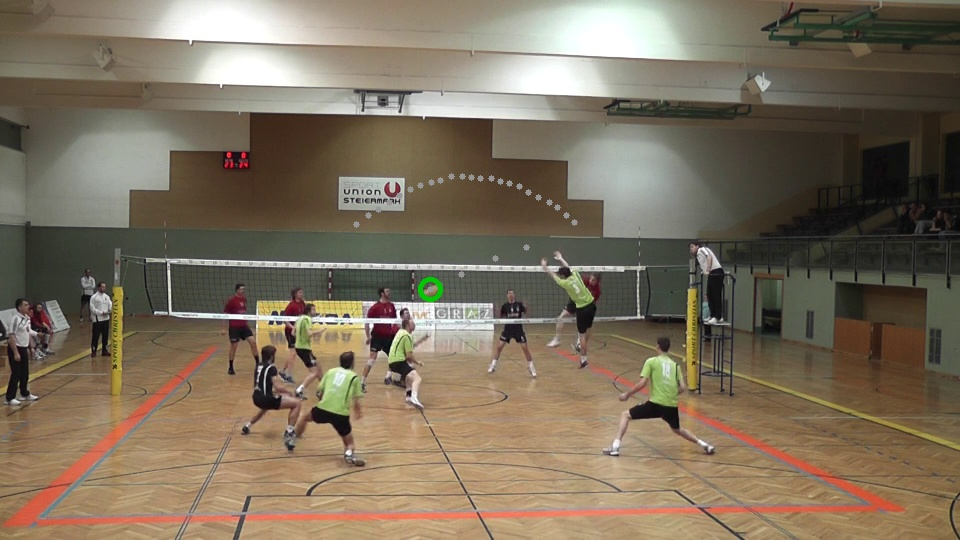
#> input picture images/ball.jpg, 960 x 540 px
$ python -i high.py   (imports and definitions only)
#> lines starting #> are read from the running program, lines starting #| are printed output that depends on the picture
import sys
import cv2 as cv
import os


def check_dir(path):
    if path is None:
        return
    if not os.path.isdir(path):
        os.makedirs(path)


def get_high(mask):
    cnts, _ = cv.findContours(mask, cv.RETR_CCOMP, cv.CHAIN_APPROX_SIMPLE)

    chigh = None
    cy = 10000
    for c in cnts:
        x, y, w, h = cv.boundingRect(c)
        s = min(w, h)
        if s < 15:
            continue

        if y < cy:
            r = max(w, h) / s
            if r > 1.5:
                continue

            cy = y
            chigh = c
    return chigh


def draw_high_cont(path):
#> called with path = 'images/ball.jpg'
    mask = cv.imread(path, cv.IMREAD_GRAYSCALE)
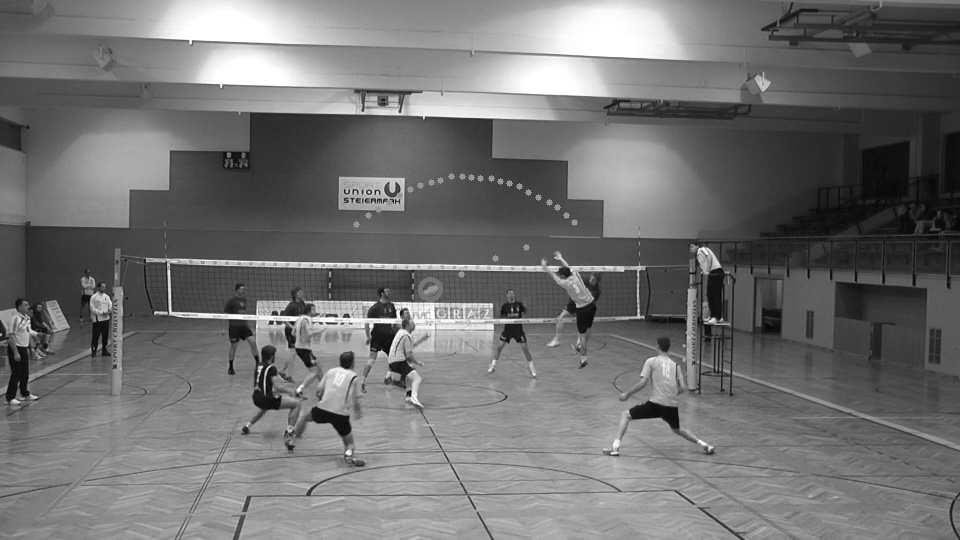
#> mask: shape (540, 960); min 1, max 255, mean 113.7
    chigh = get_high(mask)
#> in get_high, `cnts, _ = cv.findContours(mask, cv.RETR_CCOMP, cv.CHAIN_APPROX_SIMPLE)`: cnts = [[[0, 0], [0, 539], [959, 539], [959, 0]]]
#> the loop in get_high, `for c in cnts:` made 1 pass
#> (c, x, y, w, h, s, r) on pass 1: ([[0, 0], [0, 539], [959, 539], [959, 0]], 0, 0, 960, 540, 540, 1.78)
#> after the loop in get_high, `for c in cnts:`: cy = 10000; r = 1.78

    if chigh is not None:
        cmask = cv.cvtColor(mask, cv.COLOR_GRAY2BGR)
        cv.drawContours(cmask, [chigh], 0, (255, 0, 0), 2)
        cv.imwrite("out.jpg", cmask)
        cv.imshow('frame', cmask)
        cv.waitKey()


def get_high_blobs(clip_path, out_path=None, clr_out_path=None):
    check_dir(out_path)
    check_dir(clr_out_path)

    vs = cv.VideoCapture(clip_path)
    backSub = cv.createBackgroundSubtractorMOG2()

    n = 0
    while (True):
        ret, frame = vs.read()
        if not ret or frame is None:
            break

        mask = backSub.apply(frame)
        mask = cv.GaussianBlur(mask, (7, 7), 0)
        ret, mask = cv.threshold(mask, 0, 255, cv.THRESH_BINARY | cv.THRESH_OTSU)

        cmask = cv.cvtColor(mask, cv.COLOR_GRAY2BGR)

        chigh = get_high(mask)
        if chigh is not None:
            rx, ry, rw, rh = cv.boundingRect(chigh)
            cut = mask[ry: ry + rh, rx: rx + rw]
            if not out_path is None:
                cv.imwrite("{0}/b-{1:03d}.jpg".format(out_path, n), cut)
            if not clr_out_path is None:
                cut_f = frame[ry: ry + rh, rx: rx + rw]
                cut_c = cv.bitwise_and(cut_f, cut_f, mask=cut)
                cv.imwrite("{0}/c-{1:03d}.jpg".format(clr_out_path, n), cut_c)

        print(n)
        n += 1


# [3 lines not run here, left out]
    # get_high_blobs("D:/Videos/aus4.avi", "out", "clr")

>>> result = draw_high_cont('images/ball.jpg')
